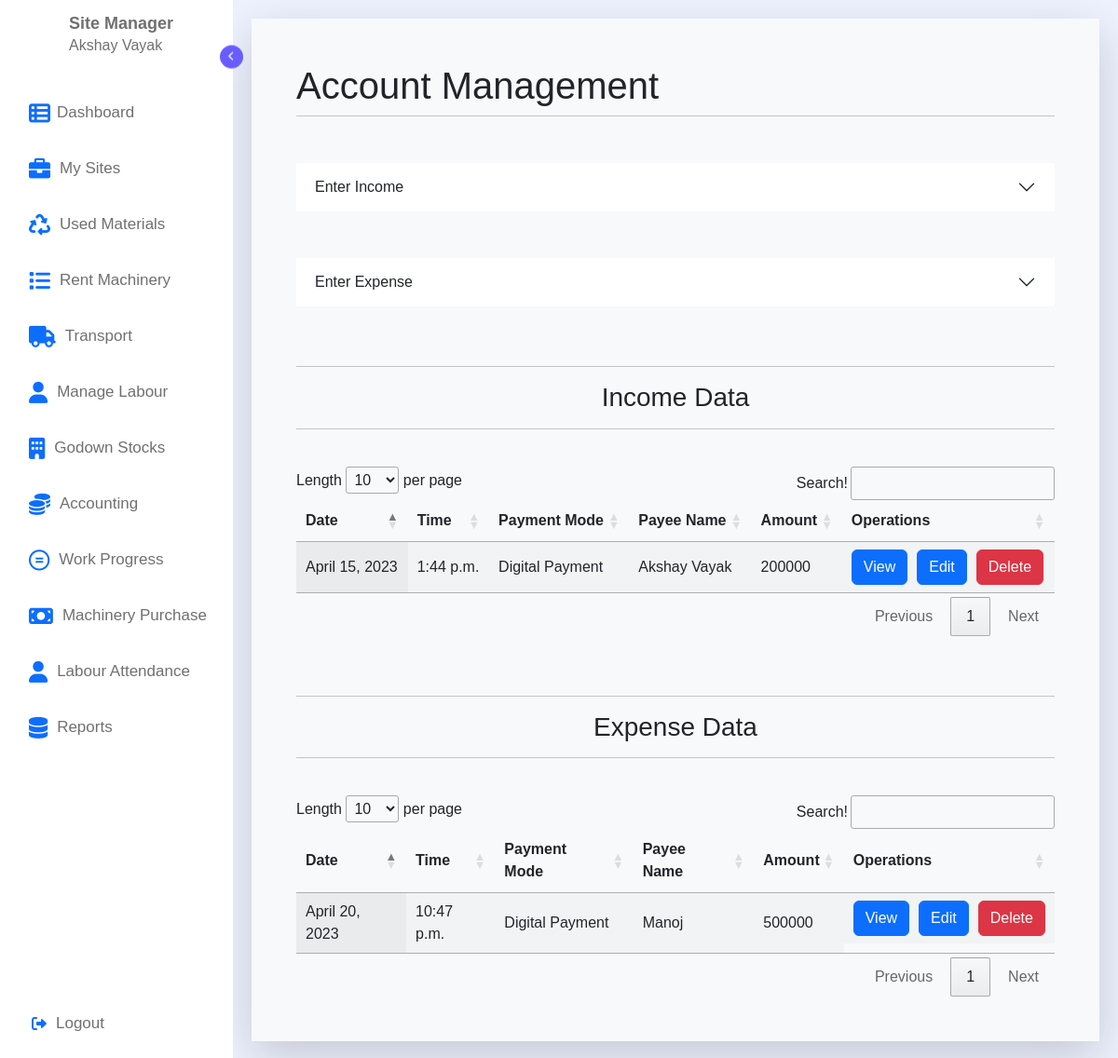
Page /accounting/ (signed in) on the committed database.
### Mainpage/models.py (models this page shows, shortened)
class IncomeData(models.Model):
    id = models.AutoField
    manager_id = models.TextField(max_length=100,default="")
    manager_name = models.TextField(max_length=100,default="")
    Date = models.DateField(default=datetime.date.today)
    Time = models.TimeField(default=datetime.datetime.now())
    payment_mode = models.TextField(max_length=100,default="")
    payee_name = models.TextField(max_length=100,default="")
    Amount = models.IntegerField(default=0)
    Remark = models.TextField(max_length=100,default="")

class ExpenseData(models.Model):
    id = models.AutoField
    manager_id = models.TextField(max_length=100,default="")
    manager_name = models.TextField(max_length=100,default="")
    Date = models.DateField(default=datetime.date.today)
    Time = models.TimeField(default=datetime.datetime.now())
    payment_mode = models.TextField(max_length=100,default="")
    payee_name = models.TextField(max_length=100,default="")
    Amount = models.IntegerField(default=0)
    Remark = models.TextField(max_length=100,default="")

### Mainpage/views.py (the view)
# urls.py: path('accounting/',views.ManageAccounting,name="ManageAccounting"),
def ManageAccounting(request):
    if request.user.is_authenticated:
        sites_data = SiteData.objects.filter(manager_user_name_id = request.user.id).all().values()
        profit_datas = IncomeData.objects.filter(manager_id = request.user.id).all().values()
        expense_datas = ExpenseData.objects.filter(manager_id = request.user.id).all().values()
        return render(request,"Mainpage/accounting.html",{"sites_data":sites_data,"profit_datas":profit_datas,"expense_datas":expense_datas,"tab_name1":"IncomeData","redirect":"/accounting/","tab_name2":"ExpenseData"})
    else:
        return render(request,"Mainpage/accounting.html")

### Mainpage/templates/Mainpage/accounting.html (shortened to what this page needs)
{% extends 'Mainpage/navbar.html' %}
{% load static %}
    {% block style %}
    <link rel="stylesheet" href="{% static 'css/material.css' %}">
    {% endblock %}
    {% block body %}
    <div class="container">
        <div class="p-5 bottom-radious bg-light shadow-lg" style="background-color: white;">
            <h1>Account Management</h1>
            <hr class="my-2">
            <div class="accordion accordion-flush" id="accordionFlushExample">
                <div class="accordion-item">
                    <h2 class="accordion-header">
                        <button class="accordion-button collapsed" type="button" data-bs-toggle="collapse"
                            data-bs-target="#flush-collapseOne" aria-expanded="false" aria-controls="flush-collapseOne">
                            Enter Income
                        </button>
                    </h2>
                </div>
            </div>
            <div class="accordion accordion-flush" id="accordionFlushExample">
                <div class="accordion-item">
                    <h2 class="accordion-header">
                        <button class="accordion-button collapsed" type="button" data-bs-toggle="collapse"
                            data-bs-target="#flush-collapseTwo" aria-expanded="false" aria-controls="flush-collapseTwo">
                            Enter Expense
                        </button>
                    </h2>
                </div>
            </div>
            <br><br>
            <hr>
            <h3 style="text-align: center;">Income Data</h3>
            <hr><br>
            <table id="example" class="display" style="width:100%">
                <thead>
                    <tr>
                        <th>Date</th>
                        <th>Time</th>
                        <th>Payment Mode</th>
                        <th>Payee Name</th>
                        <th>Amount</th>
                        <th>Operations</th>
                    </tr>
                </thead>
                <tbody>
                    {% for i in profit_datas %}
                    <tr>
                        <td>{{i.Date}}</td>
                        <td>{{i.Time}}</td>
                        <td>{{i.payment_mode}}</td>
                        <td>{{i.payee_name}}</td>
                        <td>{{i.Amount}}</td>
                        <td style="display: flex;">
                            <form action="/details/" method="post">{% csrf_token %}
                                <button type="submit" class="btn btn-primary">View</button>
                            </form>
                            <form action="/update-form/" method="post" style="margin-left: 10px;">{% csrf_token %}
                                <button type="submit" class="btn btn-primary">Edit</button>
                            </form>
                            <form action="/Delete-Manager/" method="post" style="margin-left: 10px;">{% csrf_token %}
                                <button type="submit" class="btn btn-danger">Delete</button>
                            </form>
                        </td>
                    </tr>
                    {% endfor %}
                </tbody>
            </table><br><br>
            <hr>
            <h3 style="text-align: center;">Expense Data</h3>
            <hr><br>
            <table id="example1" class="display" style="width:100%">
                <thead>
                    <tr>
                        <th>Date</th>
                        <th>Time</th>
                        <th>Payment Mode</th>
                        <th>Payee Name</th>
                        <th>Amount</th>
                        <th>Operations</th>
                    </tr>
                </thead>
                <tbody>
                    {% for i in expense_datas %}
                    <tr>
                        <td>{{i.Date}}</td>
                        <td>{{i.Time}}</td>
                        <td>{{i.payment_mode}}</td>
                        <td>{{i.payee_name}}</td>
                        <td>{{i.Amount}}</td>
                        <td style="display: flex;">
                            <form action="/details/" method="post">{% csrf_token %}
                                <button type="submit" class="btn btn-primary">View</button>
                            </form>
                            <form action="/update-form/" method="post" style="margin-left: 10px;">{% csrf_token %}
                                <button type="submit" class="btn btn-primary">Edit</button>
                            </form>
                            <form action="/Delete-Manager/" method="post" style="margin-left: 10px;">{% csrf_token %}
                                <button type="submit" class="btn btn-danger">Delete</button>
                            </form>
                        </td>
                    </tr>
                    {% endfor %}
                </tbody>
            </table>
        </div>
    </div>
    {% endblock %}

### Mainpage/templates/Mainpage/navbar.html (shortened to what this page needs)
{% load static %}
<!doctype html>
<html lang="en">
<head>
    <link rel="stylesheet"
        href="https://cdn.jsdelivr.net/npm/@fortawesome/fontawesome-free@5.15.4/css/fontawesome.min.css"
>
    <link rel="stylesheet" href="https://cdnjs.cloudflare.com/ajax/libs/font-awesome/6.0.0-beta2/css/all.min.css"
 />
    <link href="https://cdn.jsdelivr.net/npm/bootstrap@5.3.0-alpha3/dist/css/bootstrap.min.css" rel="stylesheet"
>
    <link rel="stylesheet" href="{% static 'css/navbar.css' %}">
    <link rel="stylesheet" type="text/css" href="https://cdn.datatables.net/1.10.20/css/jquery.dataTables.min.css">
    {% block style %}
    {% endblock %}
</head>
<body>
    <div class="container">
        <nav class="sidebar">
            <header>
                <div class="image-text">
                    <div class="text logo-text">
                        <span class="name">Site Manager</span>
                        <span class="profession">{{user.first_name}} {{user.last_name}}</span>
                    </div>
                </div>
                <i class="fa-solid fa-chevron-right toggle" style="font-size: 10px;"></i>
            </header>
            <div class="menu-bar">
                <div class="menu">
                    <ul class="menu-links" style="padding: 10px;">
                        <li class="nav-link">
                            <a href="/dashboard/">
                                <i style="font-size:23px; margin-left: 7px;" class="fa">&#xf00b;</i>
                                <span class="text nav-text" style="margin-left: 7px;"> Dashboard</span>
                            </a>
                        </li>
                        <li class="nav-link">
                            <a href="/sites/">
                                <i class="fa-solid fa-briefcase" style="font-size: 23px; margin-left: 7px;"></i>
                                <span class="text nav-text" style="margin-left: 10px;"> My Sites</span>
                            </a>
                        </li>
                        <li class="nav-link">
                            <a href="/materials/">
                                <i class="fa-solid fa-recycle" style="font-size: 23px; margin-left: 7px;"></i>
                                <span class="text nav-text" style="margin-left: 10px;">Used Materials</span>
                            </a>
                        </li>
                        <li class="nav-link">
                            <a href="/manage-machines/">
                                <i class="fa-solid fa-list" style="font-size: 23px; margin-left: 7px;"></i>
                                <span class="text nav-text" style="margin-left: 10px;">Rent Machinery</span>
                            </a>
                        </li>
                        <li class="nav-link">
                            <a href="/transport/">
                                <i class="fa-solid fa-truck" style="font-size: 23px; margin-left: 7px;"></i>
                                <span class="text nav-text" style="margin-left: 10px;">Transport</span>
                            </a>
                        </li>
                        <li class="nav-link">
                            <a href="/labour/">
                                <i class="fa-solid fa-user" style="font-size: 23px; margin-left: 7px;"></i>
                                <span class="text nav-text" style="margin-left: 10px;">Manage Labour</span>
                            </a>
                        </li>
                        <li class="nav-link">
                            <a href="/godown/">
                                <i class="fa-solid fa-building" style="font-size: 23px; margin-left: 7px;"></i>
                                <span class="text nav-text" style="margin-left: 10px;">Godown Stocks</span>
                            </a>
                        </li>
                        <li class="nav-link">
                            <a href="/accounting/">
                                <i class="fa-solid fa-coins" style="font-size: 23px; margin-left: 7px;"></i>
                                <span class="text nav-text" style="margin-left: 10px;">Accounting</span>
                            </a>
                        </li>
                        <li class="nav-link">
                            <a href="/work-progress/">
                                <i class="fa-brands fa-creative-commons-nd"
                                    style="font-size: 23px; margin-left: 7px;"></i>
                                <span class="text nav-text" style="margin-left: 10px;">Work Progress</span>
                            </a>
                        </li>
                        <li class="nav-link">
                            <a href="/purchase-machine/">
                                <i class="fa-solid fa-money-bill" style="font-size: 23px; margin-left: 7px;"></i>
                                <span class="text nav-text" style="margin-left: 10px;">Machinery Purchase</span>
                            </a>
                        </li>
                        <li class="nav-link">
                            <a href="/attendance/">
                                <i class="fa-solid fa-user" style="font-size: 23px; margin-left: 7px;"></i>
                                <span class="text nav-text" style="margin-left: 10px;">Labour Attendance</span>
                            </a>
                        </li>
                        <li class="nav-link">
                            <a href="/reports/">
                                <i class="fa-solid fa-database" style="font-size: 23px; margin-left: 7px;"></i>
                                <span class="text nav-text" style="margin-left: 10px;">Reports</span>
                            </a>
                        </li>
                    </ul>
                </div>
                <div class="bottom-content">
                    <li class="">
                        <a href="/logout/">
                            <i class="fa-solid fa-right-from-bracket" style="margin-left: 20px;"></i>
                            <span class="text nav-text" style="margin-left: 10px;">Logout</span>
                        </a>
                    </li>
                </div>
            </div>
        </nav>
        <section class="home">
            {% block body %}
            {% endblock %}
        </section>
    </div>
</body>
</html>

### static/css/navbar.css (style rules this page uses)
* { margin: 0; padding: 0; box-sizing: border-box; font-family: "Poppins", sans-serif; }
:root { --body-color: #eef2ff; --sidebar-color: #fff; --primary-color: #695cfe; --primary-color-light: #f6f5ff; --toggle-color: #ddd; --text-color: #707070; --tran-03: all 0.2s ease; --tran-03: all 0.3s ease; --tran-04: all 0.3s ease; --tran-05: all 0.3s ease; }
body { min-height: 100vh; background-color: var(--body-color); transition: var(--tran-05); }
.container { display: flex; }
.sidebar { position: fixed; top: 0; left: 0; height: 100%; width: 250px; padding: 10px 14px; background: var(--sidebar-color); transition: var(--tran-05); z-index: 100; }
.sidebar li { height: 50px; list-style: none; display: flex; align-items: center; margin-top: 10px; }
.sidebar .text, .sidebar .icon { color: var(--text-color); transition: var(--tran-03); }
.sidebar .text { font-size: 17px; font-weight: 300; white-space: nowrap; opacity: 1; }
.sidebar header { position: relative; }
.sidebar header .image-text { display: flex; align-items: center; }
.sidebar header .logo-text { display: flex; flex-direction: column; }
header .image-text .name { margin-top: 2px; font-size: 18px; font-weight: 600; }
header .image-text .profession { font-size: 16px; margin-top: -2px; display: block; }
.sidebar header .toggle { position: absolute; right: -25px; transform: translateY(-50%) rotate(180deg); height: 25px; width: 25px; background-color: var(--primary-color); color: var(--sidebar-color); border-radius: 50%; display: flex; align-items: center; justify-content: center; font-size: 22px; cursor: pointer; transition: var(--tran-05); }
.sidebar .menu { margin-top: 15px; }
.sidebar li a { list-style: none; height: 100%; background-color: transparent; display: flex; align-items: center; height: 100%; width: 100%; border-radius: 6px; text-decoration: none; transition: var(--tran-03); }
.sidebar .menu-bar { height: calc(100% - 55px); display: flex; flex-direction: column; justify-content: space-between; overflow-y: scroll; }
@media (min-width: 501px) { .home { position: absolute; top: 0; top: 0; left: 250px; height: 100vh; width: calc(100% - 250px); background-color: var(--body-color); transition: var(--tran-05); } }

### static/css/material.css (style rules this page uses)
.container { padding: 20px; display: block; }
.container .accordion { margin-top: 50px; background: white; }

### rows in the picture
IncomeData: Date "April 15, 2023", Time "1:44 p.m.", payment_mode "Digital Payment", payee_name "Akshay Vayak", Amount "200000"
ExpenseData: Date "April 20, 2023", Time "10:47 p.m.", payment_mode "Digital Payment", payee_name "Manoj", Amount "500000"

### other values in the picture
{{ user.first_name }} "Akshay"
{{ user.last_name }} "Vayak"
